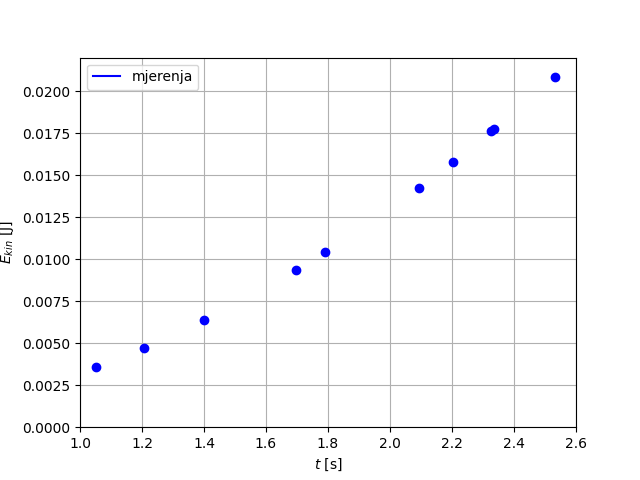

Generate this figure with Python:
from turtle import color
import matplotlib.pyplot as plt
import numpy as np
import math


# (t, energija) mjerenja
x1, y1 = (1.05, 0.003584696)
x2, y2 = (1.206667, 0.004734222)
x3, y3 = (1.4, 0.006372793)
x4, y4 = (1.696667, 0.009359809)
x5, y5 = (1.79, 0.010417891)
x6, y6 = (2.093333, 0.014247885)
x7, y7 = (2.203333, 0.015784617)
x8, y8 = (2.326667, 0.017601198)
x9, y9 = (2.336667, 0.017752823)
x10, y10 = (2.53333, 0.020866919)


fig, ax = plt.subplots()
# ax.plot(x, y, color='red')
plt.plot(x1, y1, 'bo')
plt.plot(x2, y2, 'bo')
plt.plot(x3, y3, 'bo')
plt.plot(x4, y4, 'bo')
plt.plot(x5, y5, 'bo')
plt.plot(x6, y6, 'bo')
plt.plot(x7, y7, 'bo')
plt.plot(x8, y8, 'bo')
plt.plot(x9, y9, 'bo')
plt.plot(x10, y10, 'bo')


ax.set(xlabel='$t$ [s]', ylabel='$E_{kin}$ [J]')
ax.grid()

ax = plt.gca()
ax.set_xlim([1, 2.6])
ax.set_ylim([0, 0.022])


# umjesto crte u legendi bi trebala bit tocka za mjerenja

plt.plot(x1, y1, "-b", label="mjerenja")
plt.legend(loc="upper left")

fig.savefig("vj3_kineticka.png")

plt.show()